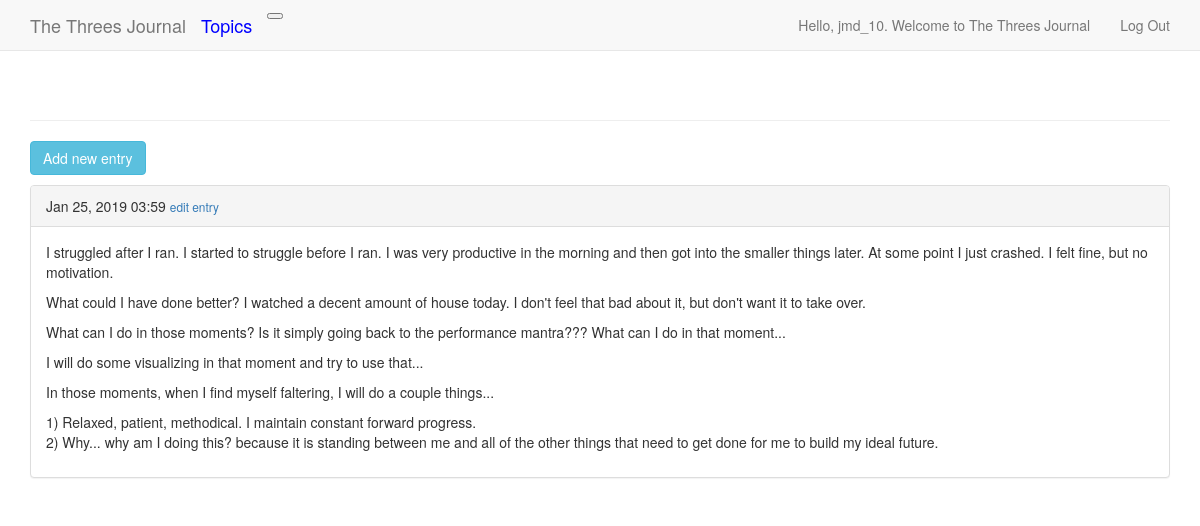
/topics/7/ (signed in), run on an earlier commit of the app's database.
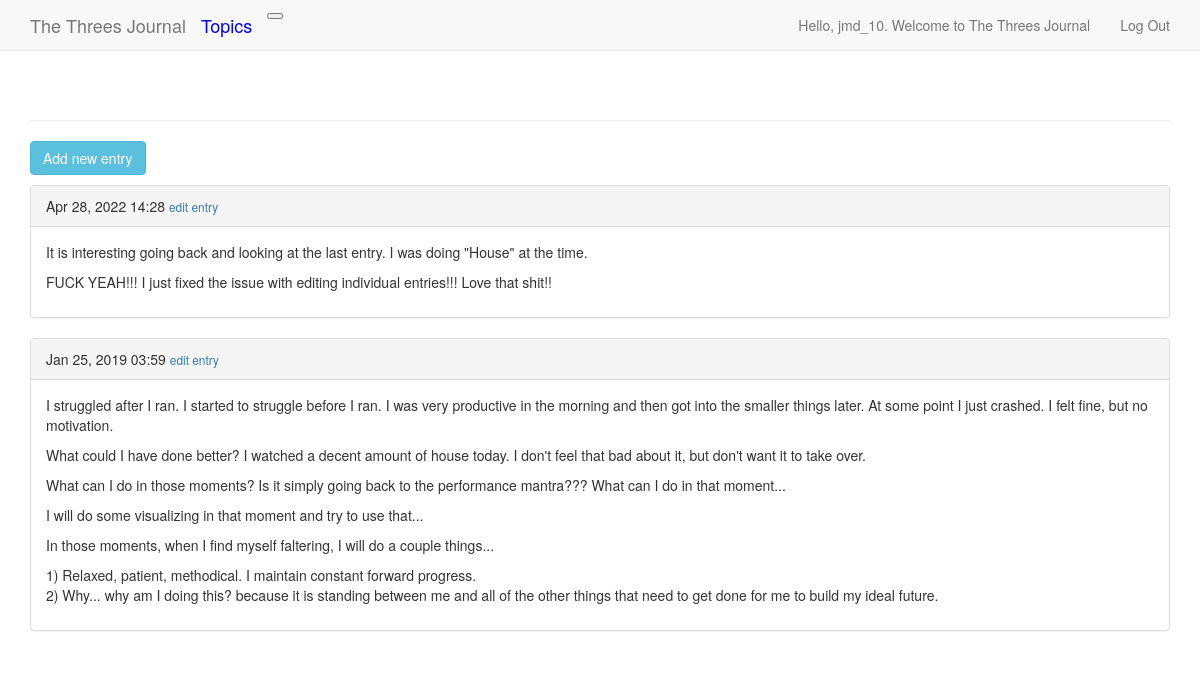
And on a later commit of the database.
### the_threes_tracker/models.py (models this page shows, shortened)
class Entry(models.Model):
    topic = models.ForeignKey(Topic, on_delete=models.CASCADE)
    text = models.TextField()
    date_added = models.DateTimeField(auto_now_add=True)
    class Meta:
        verbose_name_plural = 'entries'

### the_threes_tracker/views.py (the view)
# urls.py: path('topics/<int:topic_id>/', views.topic, name='topic'),
@login_required
def topic(request, topic_id):
    topic = get_object_or_404(Topic, id=topic_id)
    check_topic_owner(request, topic)
    entries = topic.entry_set.order_by('-date_added')
    context = {'topic': topic, 'entries': entries}
    return render(request, 'the_threes_tracker/topic.html', context)

### the_threes_tracker/views.py (called while the page is built)
def check_topic_owner(request, topic):
    if topic.owner != request.user:
        raise Http404

### the_threes_tracker/templates/the_threes_tracker/topic.html (shortened to what this page needs)
{% extends "the_threes_tracker/base.html" %}
{% load bootstrap3 %}
{% block content %}
  <p>
    <a href="{% url 'the_threes_tracker:new_entry' topic.id %}" class="btn btn-info" role="button">Add new entry</a>
  </p>
  {% for entry in entries %}
    <div class="panel panel-default">
      <div class="panel-heading">
          {{ entry.date_added|date:'M d, Y H:i' }}
          <small>
            <a href="{% url 'the_threes_tracker:edit_entry' entry.id %}">edit entry</a>
          </small>
      </div>
      <div class="panel-body">
        {{ entry.text|linebreaks }}
      </div>
    </div>
  {% empty %}
      There are no entries yet.
  {% endfor %}
{% endblock content %}

What changed in the data, as far as the page shows it:
added Entry: date_added "Apr 28, 2022 14:28", text "It is interesting going back and looking at the last entry. I was doing \"House\" at the time. FUCK YEAH!!! I just fixed the issue with editing individual entries!!! Love that shit!!"
